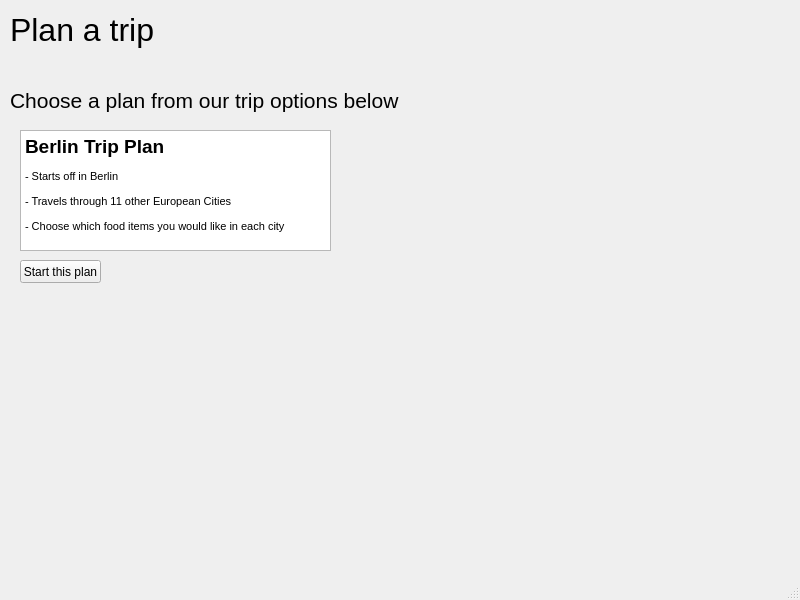
<?xml version="1.0" encoding="UTF-8"?>
<ui version="4.0">
 <class>planTripWindow</class>
 <widget class="QMainWindow" name="planTripWindow">
  <property name="geometry">
   <rect>
    <x>0</x>
    <y>0</y>
    <width>800</width>
    <height>600</height>
   </rect>
  </property>
  <property name="windowTitle">
   <string>Plan a trip</string>
  </property>
  <widget class="QWidget" name="centralwidget">
   <widget class="QLabel" name="label">
    <property name="geometry">
     <rect>
      <x>10</x>
      <y>10</y>
      <width>151</width>
      <height>41</height>
     </rect>
    </property>
    <property name="text">
     <string>&lt;html&gt;&lt;head/&gt;&lt;body&gt;&lt;p&gt;&lt;span style=&quot; font-size:24pt;&quot;&gt;Plan a trip&lt;/span&gt;&lt;/p&gt;&lt;/body&gt;&lt;/html&gt;</string>
    </property>
   </widget>
   <widget class="QLabel" name="label_2">
    <property name="geometry">
     <rect>
      <x>10</x>
      <y>60</y>
      <width>401</width>
      <height>81</height>
     </rect>
    </property>
    <property name="text">
     <string>&lt;html&gt;&lt;head/&gt;&lt;body&gt;&lt;p&gt;&lt;span style=&quot; font-size:16pt;&quot;&gt;Choose a plan from our trip options below&lt;/span&gt;&lt;/p&gt;&lt;/body&gt;&lt;/html&gt;</string>
    </property>
   </widget>
   <widget class="QTextBrowser" name="textBrowser">
    <property name="enabled">
     <bool>true</bool>
    </property>
    <property name="geometry">
     <rect>
      <x>20</x>
      <y>130</y>
      <width>311</width>
      <height>121</height>
     </rect>
    </property>
    <property name="html">
     <string>&lt;!DOCTYPE HTML PUBLIC &quot;-//W3C//DTD HTML 4.0//EN&quot; &quot;http://www.w3.org/TR/REC-html40/strict.dtd&quot;&gt;
&lt;html&gt;&lt;head&gt;&lt;meta name=&quot;qrichtext&quot; content=&quot;1&quot; /&gt;&lt;style type=&quot;text/css&quot;&gt;
p, li { white-space: pre-wrap; }
&lt;/style&gt;&lt;/head&gt;&lt;body style=&quot; font-family:'MS Shell Dlg 2'; font-size:8.25pt; font-weight:400; font-style:normal;&quot;&gt;
&lt;p style=&quot; margin-top:12px; margin-bottom:12px; margin-left:0px; margin-right:0px; -qt-block-indent:0; text-indent:0px;&quot;&gt;&lt;span style=&quot; font-size:14pt; font-weight:600;&quot;&gt;Berlin Trip Plan&lt;/span&gt;&lt;/p&gt;
&lt;p style=&quot; margin-top:12px; margin-bottom:12px; margin-left:0px; margin-right:0px; -qt-block-indent:0; text-indent:0px;&quot;&gt;- Starts off in Berlin&lt;/p&gt;
&lt;p style=&quot; margin-top:12px; margin-bottom:12px; margin-left:0px; margin-right:0px; -qt-block-indent:0; text-indent:0px;&quot;&gt;- Travels through 11 other European Cities&lt;/p&gt;
&lt;p style=&quot; margin-top:12px; margin-bottom:12px; margin-left:0px; margin-right:0px; -qt-block-indent:0; text-indent:0px;&quot;&gt;- Choose which food items you would like in each city&lt;/p&gt;&lt;/body&gt;&lt;/html&gt;</string>
    </property>
   </widget>
   <widget class="QPushButton" name="pushButton">
    <property name="geometry">
     <rect>
      <x>20</x>
      <y>260</y>
      <width>81</width>
      <height>23</height>
     </rect>
    </property>
    <property name="text">
     <string>Start this plan</string>
    </property>
   </widget>
  </widget>
  <widget class="QMenuBar" name="menubar">
   <property name="geometry">
    <rect>
     <x>0</x>
     <y>0</y>
     <width>800</width>
     <height>21</height>
    </rect>
   </property>
  </widget>
  <widget class="QStatusBar" name="statusbar"/>
 </widget>
 <resources/>
 <connections/>
</ui>
